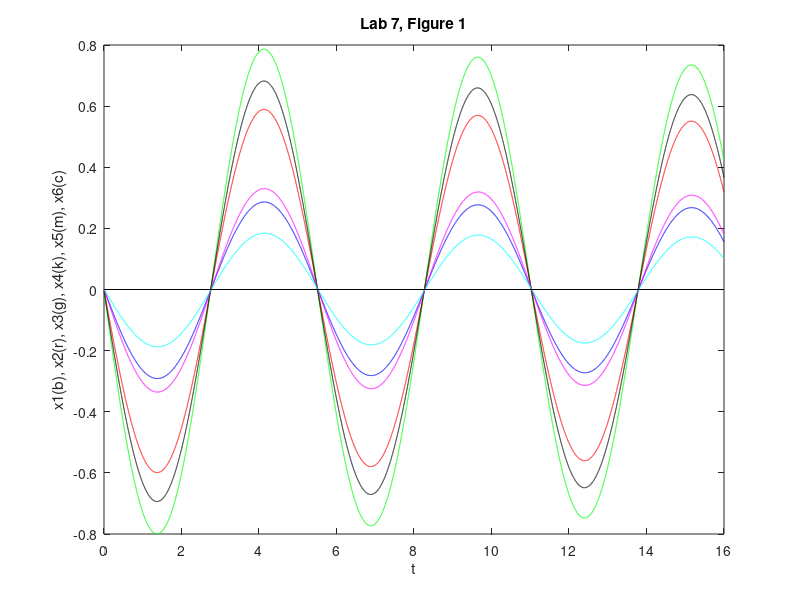

Write MATLAB code to recreate this figure. (Note: this script raises an error after producing the figure.)
% Casey Campbell
% CSC 2262
% cs226211
% lab7

m1 = .4;
m2 = .7;
m3 = .7;
m4 = .2;
m5 = .6;
m6 = .4;
 
k1 = 3.9;
k2 = 3.2;
k3 = 2.2;
k4 = 2.7;
k5 = 1.3;
k6 = 4.9;
k7 = 4.4;
 
c1 = .016;
c2 = .036;
c3 = .028;
c4 = .014;
c5 = .032;
c6 = .024;
c7 = .012;
 
A11 = [ 0 0 0 0 0 0
        0 0 0 0 0 0
        0 0 0 0 0 0
        0 0 0 0 0 0
        0 0 0 0 0 0
        0 0 0 0 0 0];
   
A12 = [ 1 0 0 0 0 0
        0 1 0 0 0 0
        0 0 1 0 0 0
        0 0 0 1 0 0
        0 0 0 0 1 0
        0 0 0 0 0 1];
   
A21 = [(-k1-k2)/m1 k2/m1 0 0 0 0
        k2/m2 (-k2-k3)/m2 k3/m2 0 0 0
        0 k3/m3 (-k3-k4)/m3 k4/m3 0 0
        0 0 k4/m4 (-k4-k5)/m4 k5/m4 0
        0 0 0 k5/m5 (-k5-k6)/m5 k6/m5
        0 0 0 0 k6/m6 (-k6-k7)/m6
        ];
A22 = [(-c1-c2)/m1 c2/m1 0 0 0 0
        c2/m2 (-c2-c3)/m2 c3/m2 0 0 0
        0 c3/m3 (-c3-c4)/m3 c4/m3 0 0
        0 0 c4/m4 (-c4-c5)/m4 c5/m4 0
        0 0 0 c5/m5 (-c5-c6)/m5 c6/m5
        0 0 0 0 c6/m6 (-c6-c7)/m6];
 
   
A = [A11 A12
    A21 A22];

[eigvec, eigval] = eig(A);
t = 0:.001:16;
line1x = [0 16];
line1y = [0 0];
n = 0;

titles(1,:) = 'Lab 7, Figure 1';
titles(2,:) = 'Lab 7, Figure 2';
titles(3,:) = 'Lab 7, Figure 3';
titles(4,:) = 'Lab 7, Figure 4';
titles(5,:) = 'Lab 7, Figure 5';
titles(6,:) = 'Lab 7, Figure 6';

for k = 11 : -2 : 1
    n = n + 1;
    alpha = real( eigval(k,k) );
    beta = imag( (eigval(k, k) ));
    omega = sqrt( alpha^2 + beta^2);
    zeta = -alpha/omega;
    w = omega * sqrt( 1- zeta ^ 2);
   
    a1 = real( eigvec(1, k) );
    b1 = imag( eigvec(1,k) );
   
    a2 = real( eigvec(2, k) );
    b2 = imag( eigvec(2,k) );
   
    a3 = real( eigvec(3, k) );
    b3 = imag( eigvec(3,k) );
   
    a4 = real( eigvec(4, k) );
    b4 = imag( eigvec(4,k) );
   
    a5 = real( eigvec(5, k) );
    b5 = imag( eigvec(5,k) );
   
    a6 = real( eigvec(6, k) );
    b6 = imag( eigvec(6,k) );
   
    x1 = 2 * exp(alpha*t) .* ( a1*cos(w*t) + b1*sin(w*t) );
    x2 = 2 * exp(alpha*t) .* ( a2*cos(w*t) + b2*sin(w*t) );
    x3 = 2 * exp(alpha*t) .* ( a3*cos(w*t) + b3*sin(w*t) );
    x4 = 2 * exp(alpha*t) .* ( a4*cos(w*t) + b4*sin(w*t) );
    x5 = 2 * exp(alpha*t) .* ( a5*cos(w*t) + b5*sin(w*t) );
    x6 = 2 * exp(alpha*t) .* ( a6*cos(w*t) + b6*sin(w*t) );
    
    figure(n);
    plot(t, x1, 'b', t, x2, 'r', t, x3, 'g', t, x4, 'k', t, x5, 'm', t, x6, 'c', line1x, line1y, 'k');  
    axis([0 16 -.8 .8]);
    set(gca,'xtick',0:2:16);
    set(gca,'ytick',-.8:.2:.8);
    xlabel('t');
    ylabel('x1(b), x2(r), x3(g), x4(k), x5(m), x6(c)');
    title(titles(n,:));
   
    f = w/(2*pi);
   
    b1_abs = abs(b1);
    b2_abs = abs(b2);
    b3_abs = abs(b3);
    b4_abs = abs(b4);
    b5_abs = abs(b5);
    b6_abs = abs(b6);
   
    array = [b1_abs, b2_abs, b3_abs, b4_abs, b5_abs, b6_abs];
    array = selectionSort(array);
    minAmp = array(1);
    maxAmp = array(6);
    fprintf('Mode %d: Frequency=%.5f Max Amplitude=%.5f Min Amplitude = %.5f\n', n, f, maxAmp, minAmp);
end